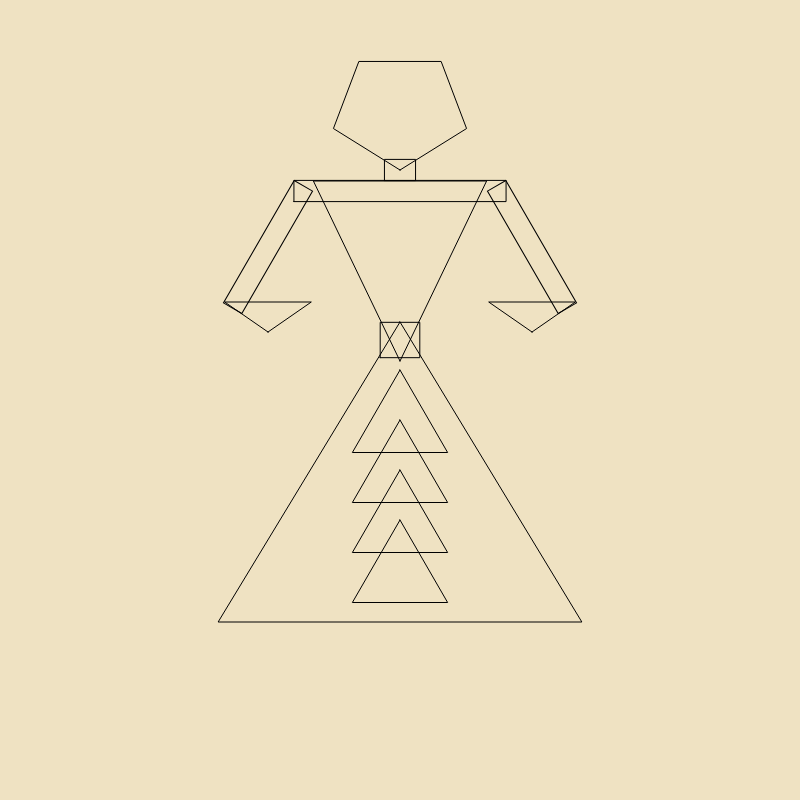
Frame 1 (no input)
Frame 60 (no input): identical to frame 1, image omitted
Frame 120 (the mouse pressed at the canvas centre since frame 60): identical to frame 1, image omitted

The p5.js sketch that drew this single still picture (run headless with seeded random() and noise() and a simulated clock; from frame 60 on, the mouse is pressed at the canvas centre):

// p5.js sketch
// ── sketch.js
// Anatolian / Turkic motif palette
let zemin = "#efe2c2";
let kirmizi = "#8b0000";

function setup() {
    createCanvas(800, 800);

    angleMode(DEGREES);
}

function draw() {
    background(zemin);

    // Dolguları kapat sadece çizgiler görünsün
    noFill();

    // 1. Kafa
    push();
    translate(width / 2, 110);
    polygon(70, 60, 5);
    pop();

    // 2. Boyun
    push();
    translate(width / 2, 170);
    polygon(22, 15, 4);
    pop();

    // 3. Omuz
    push();
    translate(width / 2, 191);
    polygon(150, 15, 4);
    pop();

    // 4. Gövde
    push();
    translate(width / 2, 241);
    polygon(100, 120, 3);
    pop();

    // 5. Sol Kol
    push();
    translate(width / 2 - 132, 247);
    rotate(120);
    polygon(100, 15, 4);
    pop();

    // 6. Sol El
    push();
    translate(width / 2 - 132, 312);
    rotate(0);
    polygon(50, 20, 3);
    pop();

    // 7. Sağ Kol
    push();
    translate(width / 2 + 132, 247);
    rotate(360 - 120);
    polygon(100, 15, 4);
    pop();

    // 8. Sağ El
    push();
    translate(width / 2 + 132, 312);
    polygon(50, 20, 3);
    pop();

    // 9. Bel
    push();
    translate(width / 2, 340);
    polygon(28, 25, 4);
    pop();

    // 10. Bacaklar
    push();
    translate(width / 2, 522);
    rotate(180);
    polygon(210, 200, 3);
    pop();

    // 11. Ete Desen 01
    push();
    translate(width / 2, 425);
    rotate(180);
    polygon(55, 55, 3);
    pop();

    // 11. Ete Desen 02
    push();
    translate(width / 2, 475);
    rotate(180);
    polygon(55, 55, 3);
    pop();

    // 11. Ete Desen 03
    push();
    translate(width / 2, 525);
    rotate(180);
    polygon(55, 55, 3);
    pop();

    // 11. Ete Desen 04
    push();
    translate(width / 2, 575);
    rotate(180);
    polygon(55, 55, 3);
    pop();
}

function polygon(rx, ry, npoints) {
    let angle = 360 / npoints;
    let offset = npoints === 4 ? angle / 2 : 0;
    push();
    beginShape();
    for (let a = 0; a < 360; a += angle) {
        let sx = cos(90 + a + offset) * rx;
        let sy = sin(90 + a + offset) * ry;
        vertex(sx, sy);
    }
    endShape(CLOSE);
    pop();
}
